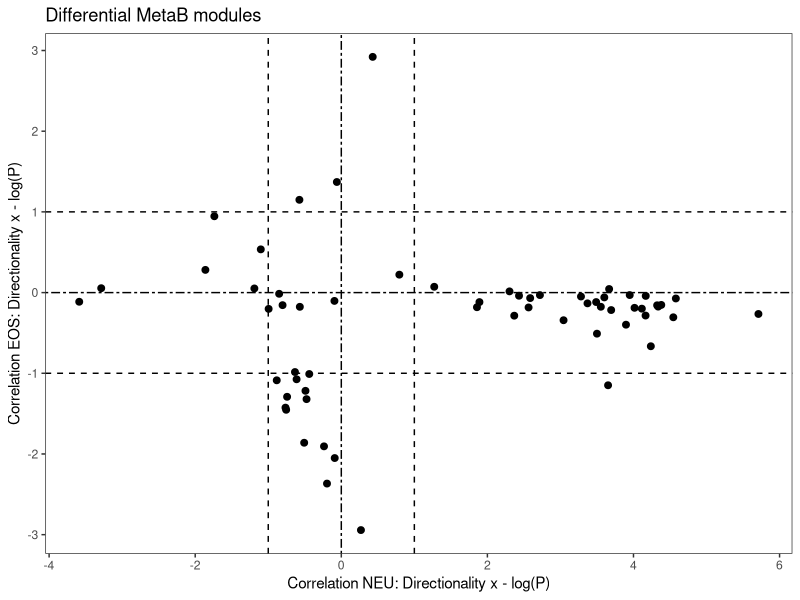
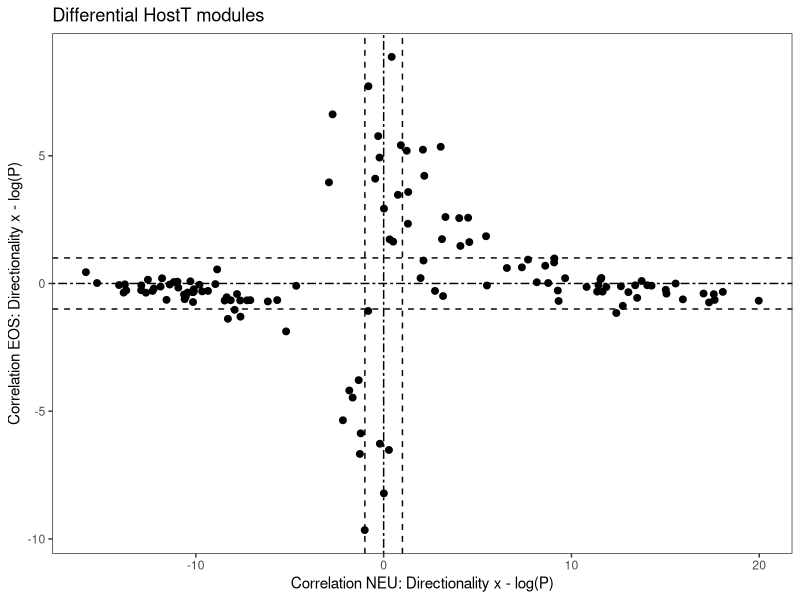
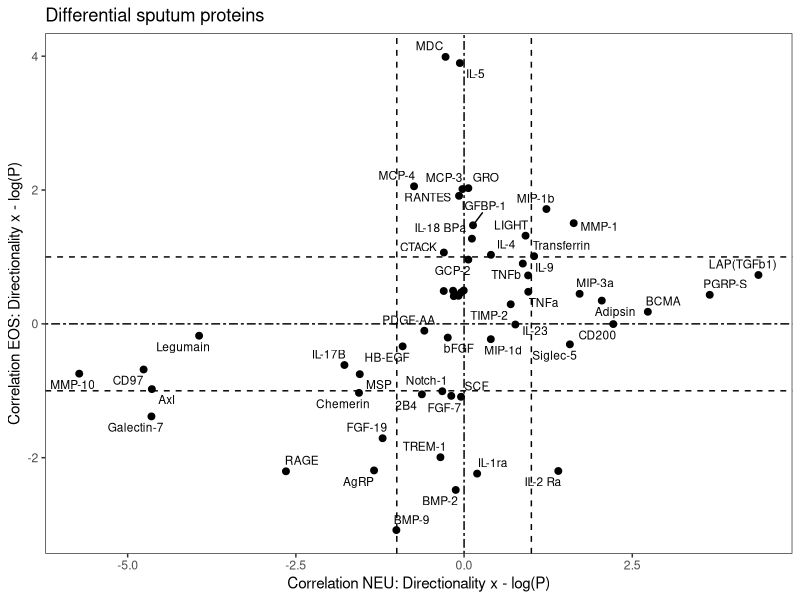

The R script that drew these images, in order: (Note: this script raises an error after producing the figures.)
library(readxl)
library(ggplot2)
library(ggrepel)

excel_sheets("Fig E3 Source Data.xlsx")

# Figure E3a ------------------
dat <- read_excel("Fig E3 Source Data.xlsx", sheet = "Metabolome")

FigE3a.metab <- ggplot(dat) +
  geom_point(aes(x=NEU, y=EOS), size=2)+
  theme_bw()+ theme(panel.grid = element_blank()) +
  geom_hline(yintercept = 0, linetype="twodash") +
  geom_hline(yintercept = 1, linetype="dashed") +
  geom_hline(yintercept = -1, linetype="dashed") +
  geom_vline(xintercept = -1, linetype="dashed") +
  geom_vline(xintercept = 0, linetype="twodash") +
  geom_vline(xintercept = 1, linetype="dashed") +
  xlab("Correlation NEU: Directionality x - log(P)")+
  ylab("Correlation EOS: Directionality x - log(P)")+
  ggtitle("Differential MetaB modules")
FigE3a.metab


# Figure E3b ------------------
dat <- read_excel("Fig E3 Source Data.xlsx", sheet = "Transcriptome")

FigE3b.hostT <- ggplot(dat) +
  geom_point(aes(x=NEU, y=EOS), size=2)+
  theme_bw()+ theme(panel.grid = element_blank()) +
  geom_hline(yintercept = 0, linetype="twodash") +
  geom_hline(yintercept = 1, linetype="dashed") +
  geom_hline(yintercept = -1, linetype="dashed") +
  geom_vline(xintercept = -1, linetype="dashed") +
  geom_vline(xintercept = 0, linetype="twodash") +
  geom_vline(xintercept = 1, linetype="dashed") +
  xlab("Correlation NEU: Directionality x - log(P)")+
  ylab("Correlation EOS: Directionality x - log(P)")+
  ggtitle("Differential HostT modules")
FigE3b.hostT


# Figure E3c ------------------
dat <- read_excel("Fig E3 Source Data.xlsx", sheet = "Sputum Proteome")
colnames(dat)[1] <- "Label"

FigE3c.sputum <- ggplot(dat) +
  geom_point(aes(x=NEU, y=EOS), size=2)+
  geom_text_repel(aes(x=NEU,y=EOS, label = Label),size=3) +
  theme_bw()+ theme(panel.grid = element_blank()) +
  geom_hline(yintercept = 0, linetype="twodash") +
  geom_hline(yintercept = 1, linetype="dashed") +
  geom_hline(yintercept = -1, linetype="dashed") +
  geom_vline(xintercept = -1, linetype="dashed") +
  geom_vline(xintercept = 0, linetype="twodash") +
  geom_vline(xintercept = 1, linetype="dashed") +
  xlab("Correlation NEU: Directionality x - log(P)")+
  ylab("Correlation EOS: Directionality x - log(P)")+
  ggtitle("Differential sputum proteins")
FigE3c.sputum


# Figure E3d ------------------
dat <- read_excel("Fig E3 Source Data.xlsx", sheet = "Serum Proteome")
colnames(dat)[1] <- "Label"

FigE3d.serum <- ggplot(dat) +
  geom_point(aes(x=NEU2, y=EOS), size=2)+
  geom_text_repel(aes(x=NEU2,y=EOS, label = Label),size=3) +
  theme_bw()+ theme(panel.grid = element_blank()) +
  # geom_hline(yintercept = 0, linetype="twodash") +
  geom_hline(yintercept = 1, linetype="dashed") +
  geom_hline(yintercept = -1, linetype="dashed") +
  geom_vline(xintercept = -1, linetype="dashed") +
  # geom_vline(xintercept = 0, linetype="twodash") +
  geom_vline(xintercept = 1, linetype="dashed") +
  xlab("Correlation NEU: Directionality x - log(P)")+
  ylab("Correlation EOS: Directionality x - log(P)")+
  ggtitle("Differential serum proteins")
FigE3d.serum

# integrate Figures
library(ggpubr)

FigE3 <- ggarrange(FigE3a.metab, FigE3b.hostT, FigE3c.sputum, FigE3d.serum)

